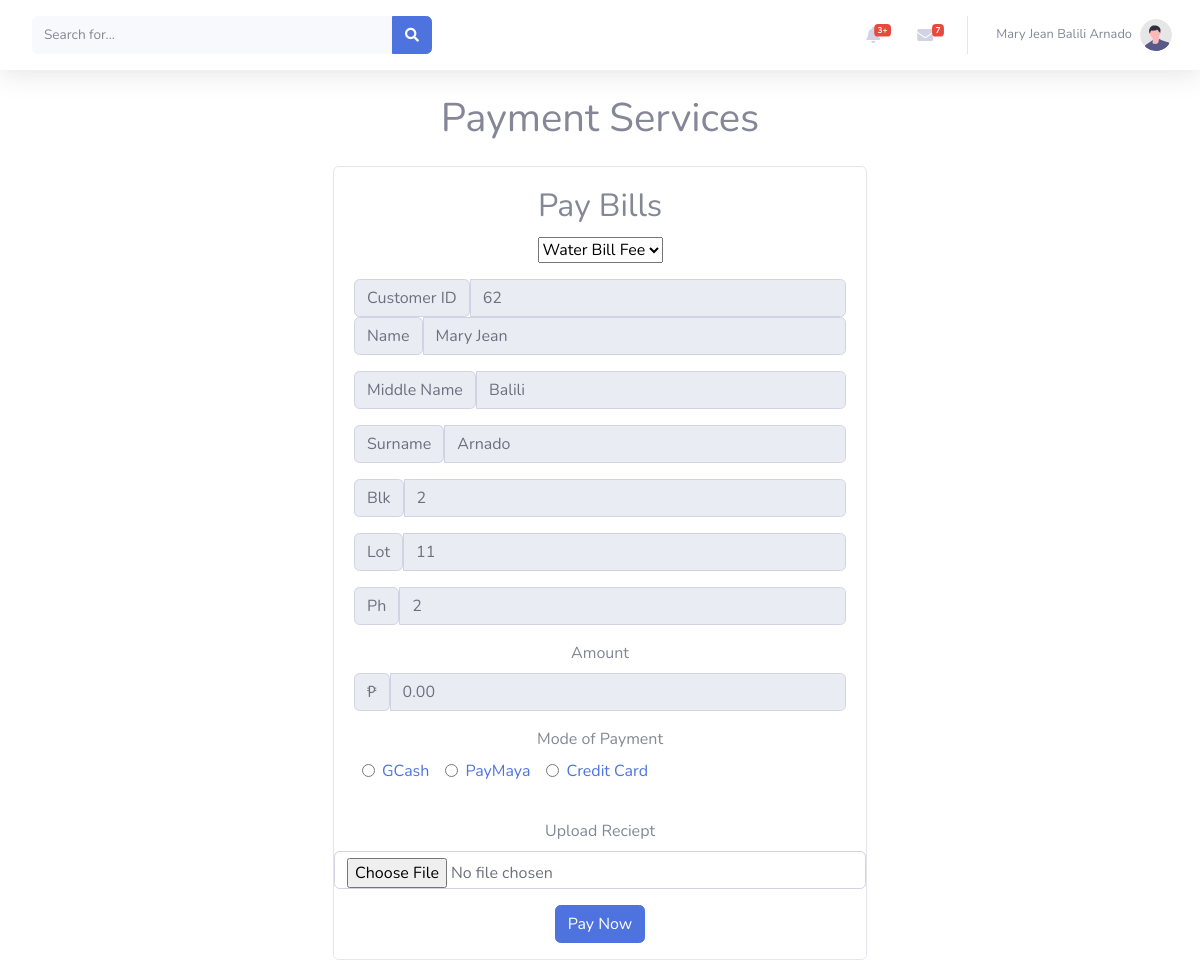
Page /paymentservices1.php (signed in) on the earlier database version.
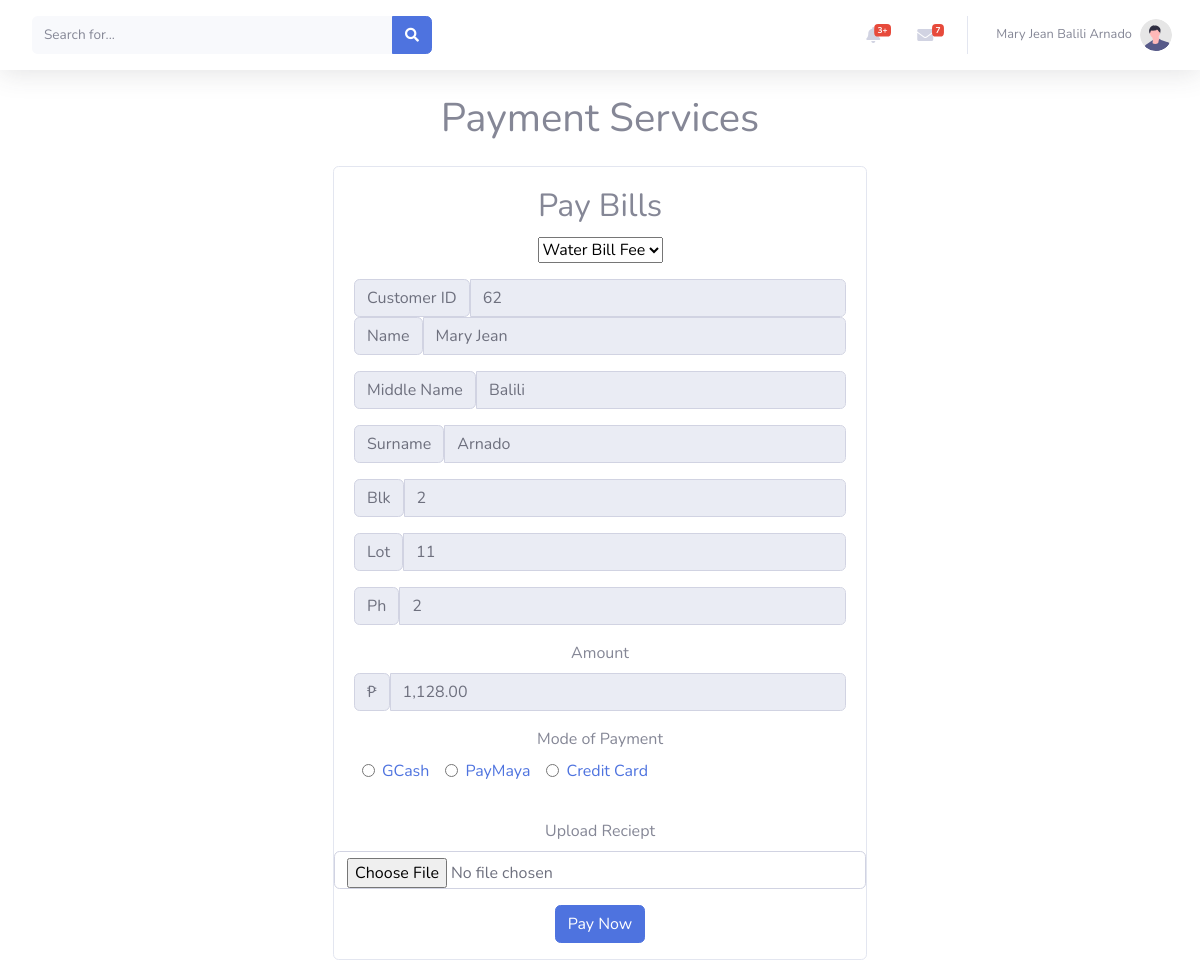
Same page on the later database version.
### tables this page shows
CREATE TABLE `statement_of_account` (
  `id` int(11) NOT NULL,
  `user_id` int(11) NOT NULL,
  `present_reading` float NOT NULL,
  `previous_reading` float NOT NULL,
  `consumption` float NOT NULL,
  `rate` float NOT NULL,
  `total_due` float NOT NULL,
  `statement_date` date NOT NULL,
  `status` varchar(50) NOT NULL DEFAULT '0'
);

### paymentservices1.php (the view, shortened to what the changed rows need)
<?php
include('config.php');
$statement_query = "SELECT total_due FROM statement_of_account WHERE user_id = ?";
$statement_stmt = $conn->prepare($statement_query);
$statement_stmt->bind_param("i", $_SESSION['session_id']);
$statement_stmt->execute();
$statement_result = $statement_stmt->get_result();
$statement_row = $statement_result->fetch_assoc();
$statement_total_due = $statement_row['total_due'];
?>
<!DOCTYPE html>
<html lang="en">
<head>
    <link href="vendor/fontawesome-free/css/all.min.css" rel="stylesheet" type="text/css">
    <link href="css/sb-admin-2.min.css" rel="stylesheet">
</head>
<body>
    <div class="container mt-4 mx-auto text-center">
        <h1>Payment Services</h1>
        <div class="row mt-4 justify-content-center">
            <div class="col-md-6">
                <div class="card">
                    <div class="card-body">
                        <h2 class="card-title">Pay Bills</h2>
                        <form method="post" action="payment_services.php" enctype="multipart/form-data">
                            <div class="mb-3">
                                <div class="input-group">
                                    <span class="input-group-text">₱</span>
                                    <input type="text" class="form-control" value="<?php echo number_format($statement_total_due, 2, '.', ','); ?>" readonly>
                                </div>
                            </div>
                    </div>
                </div>
            </div>
        </div>
    </div>
</body>
</html>

Differences in the rows shown:
added statement_of_account: total_due "1,128.00"
Other differences:
form field value: "0.00" → (not shown)
